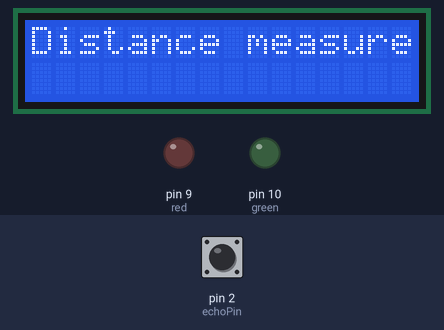
This sketch was run on a simulated Arduino Uno, built with avr-gcc and run on an emulated ATmega328P. Parts: 16×2 character LCD, output pins drawn as LEDs (lit = HIGH). The inputs (shaded band) are chosen by the test bench; at power-on: pin 2 (echoPin) LOW. Pins used as bus, display or sensor lines are not drawn.

Above: at 0.1 s.
At 2.6 s:
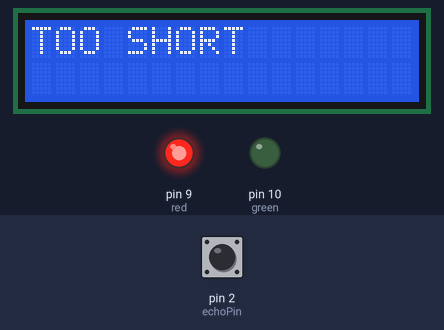
2.7 s: pin 2 (echoPin) pulsed HIGH 5 times (0.12 s each, 0.3 s apart)
At 4.6 s:
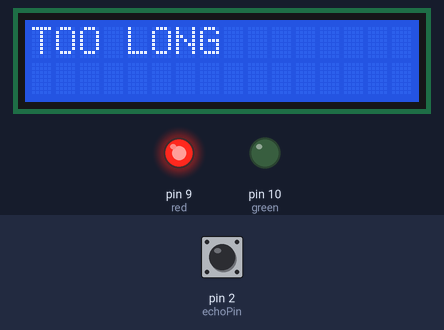
Timing chart, 0 to 6.1 s (numbered marks = the images above; inputs shaded):
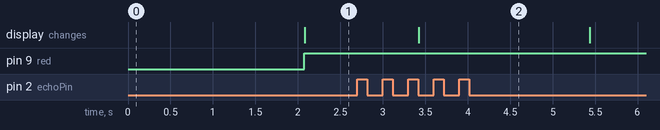

The sketch:

Code.ino
```cpp
#include <LiquidCrystal.h>

LiquidCrystal lcd(12, 11, 7, 6, 5, 4);


#define echoPin 2
#define trigPin 3

long duration;

int distance;

int red = 9;
int green = 10;


void setup()
{
  	lcd.begin(16,2);
	Serial.begin(9600);
  	pinMode(red,OUTPUT);
    pinMode(green,OUTPUT);
	pinMode(trigPin,OUTPUT);

	pinMode(echoPin, INPUT);

	Serial.begin(9600);

	lcd.print("Distance measurement");
	delay(1000);
}

void loop()
{


	digitalWrite(trigPin, LOW);
	delay(2);
	digitalWrite(trigPin, HIGH);
	delay(10);
	digitalWrite(trigPin, LOW);
	duration = pulseIn(echoPin, HIGH);
	distance = duration * 0.0344 / 2;


  	if(distance > 5 && distance < 300)
    {

  	digitalWrite(red,LOW);
    digitalWrite(green,HIGH);
	Serial.print("Distance: ");
	Serial.print(distance);
	Serial.println(" cm");

	lcd.clear();
    lcd.blink();
	lcd.setCursor(0, 0);

	lcd.print("Distance:");
	lcd.setCursor(0,1);

	lcd.print(distance);
	lcd.setCursor(4, 1);
	lcd.print("cm");

	delay(1000);
    }


    else if(distance < 5)
    {
      digitalWrite(red, HIGH);
      digitalWrite(green,LOW);
      lcd.clear();
      lcd.print("TOO SHORT");
      delay(1000);
    }
      else
      {
        digitalWrite(red, HIGH);
        digitalWrite(green,LOW);
      	lcd.clear();
        lcd.print("TOO LONG");
        delay(1000);
      }


}
```

Measured:
- after the input at 2.7 s, the display: changes after 0.72 s (image 2)
